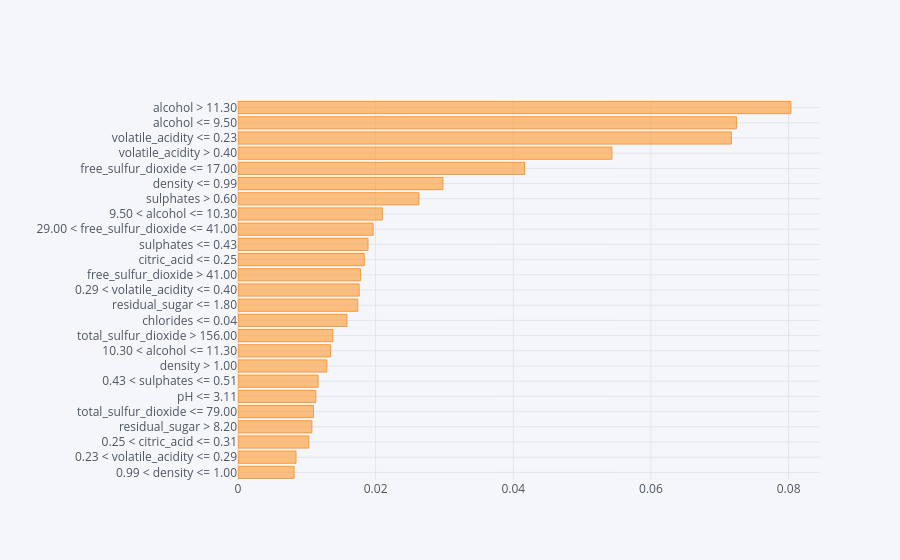
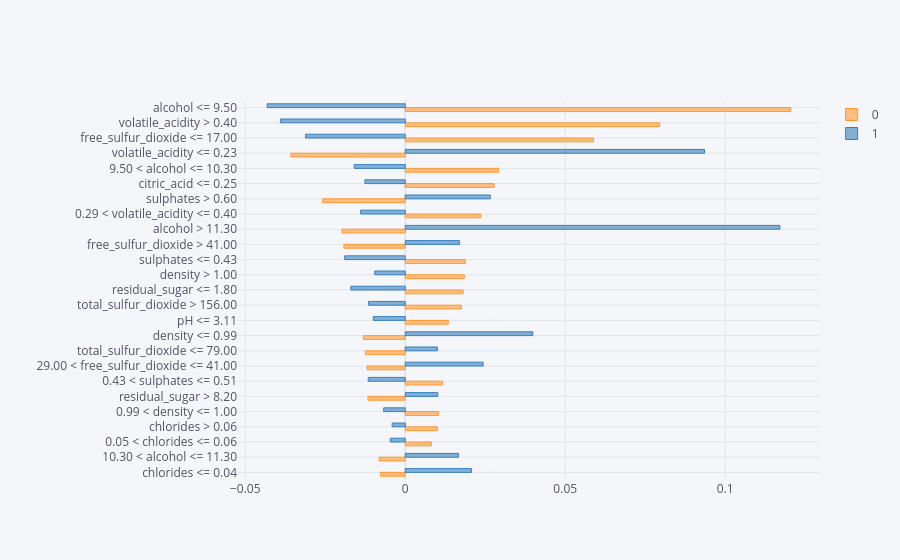

These figures' notebook cell, in order:
### Markdown cell above
There is another technique “submodular pick” to find a handful of explanations which try to explain most of the cases.

### Code cell
from lime import submodular_pick


sp_obj = submodular_pick.SubmodularPick(lime_explainer, X_train.values, lgb_opt.predict_proba, sample_size=500, num_features=10, num_exps_desired=5)
#Plot the 5 explanations
[exp.as_pyplot_figure(label=exp.available_labels()[0]) for exp in sp_obj.sp_explanations];
# Make it into a dataframe
W_pick=pd.DataFrame([dict(this.as_list(this.available_labels()[0])) for this in sp_obj.sp_explanations]).fillna(0)
 
W_pick['prediction'] = [this.available_labels()[0] for this in sp_obj.sp_explanations]
 
#Making a dataframe of all the explanations of sampled points
W=pd.DataFrame([dict(this.as_list(this.available_labels()[0])) for this in sp_obj.explanations]).fillna(0)
W['prediction'] = [this.available_labels()[0] for this in sp_obj.explanations]
 
#Plotting the aggregate importances
np.abs(W.drop("prediction", axis=1)).mean(axis=0).sort_values(ascending=False).head(
    25
).sort_values(ascending=True).iplot(kind="barh")
 
#Aggregate importances split by classes
grped_coeff = W.groupby("prediction").mean()
 
grped_coeff = grped_coeff.T
grped_coeff["abs"] = np.abs(grped_coeff.iloc[:, 0])
grped_coeff.sort_values("abs", inplace=True, ascending=False)
grped_coeff.head(25).sort_values("abs", ascending=True).drop("abs", axis=1).iplot(
    kind="barh", bargap=0.5
)

### Figure 1 — Plotly figure (JSON) as saved in the notebook; plotly's stock layout.template omitted (floating-point values rounded to 4 significant figures)
{"data": [{"marker": {"color": "rgba(255, 153, 51, 0.6)", "line": {"color": "rgba(255, 153, 51, 1.0)", "width": 1}}, "name": "None", "orientation": "h", "text": "", "type": "bar", "x": [0.008151, 0.008426, 0.01029, 0.01073, 0.01097, 0.01131, 0.01163, 0.01291, 0.01346, 0.01378, 0.01583, 0.01741, 0.0176, 0.01781, 0.01835, 0.01889, 0.01964, 0.02097, 0.02629, 0.02977, 0.04163, 0.05433, 0.07169, 0.07242, 0.08033], "y": ["0.99 < density <= 1.00", "0.23 < volatile_acidity <= 0.29", "0.25 < citric_acid <= 0.31", "residual_sugar > 8.20", "total_sulfur_dioxide <= 79.00", "pH <= 3.11", "0.43 < sulphates <= 0.51", "density > 1.00", "10.30 < alcohol <= 11.30", "total_sulfur_dioxide > 156.00", "chlorides <= 0.04", "residual_sugar <= 1.80", "0.29 < volatile_acidity <= 0.40", "free_sulfur_dioxide > 41.00", "citric_acid <= 0.25", "sulphates <= 0.43", "29.00 < free_sulfur_dioxide <= 41.00", "9.50 < alcohol <= 10.30", "sulphates > 0.60", "density <= 0.99", "free_sulfur_dioxide <= 17.00", "volatile_acidity > 0.40", "volatile_acidity <= 0.23", "alcohol <= 9.50", "alcohol > 11.30"]}], "layout": {"legend": {"bgcolor": "#F5F6F9", "font": {"color": "#4D5663"}}, "paper_bgcolor": "#F5F6F9", "plot_bgcolor": "#F5F6F9", "title": {"font": {"color": "#4D5663"}}, "xaxis": {"gridcolor": "#E1E5ED", "showgrid": true, "tickfont": {"color": "#4D5663"}, "title": {"font": {"color": "#4D5663"}, "text": ""}, "zerolinecolor": "#E1E5ED"}, "yaxis": {"gridcolor": "#E1E5ED", "showgrid": true, "tickfont": {"color": "#4D5663"}, "title": {"font": {"color": "#4D5663"}, "text": ""}, "zerolinecolor": "#E1E5ED"}}}

### Figure 2 — Plotly figure (JSON) as saved in the notebook; plotly's stock layout.template omitted (floating-point values rounded to 4 significant figures)
{"data": [{"marker": {"color": "rgba(255, 153, 51, 0.6)", "line": {"color": "rgba(255, 153, 51, 1.0)", "width": 1}}, "name": "0", "orientation": "h", "text": "", "type": "bar", "x": [-0.007759, -0.008163, 0.008173, 0.01008, 0.01046, -0.01166, 0.01173, -0.01189, -0.01246, -0.01311, 0.01346, 0.01755, 0.01809, 0.01847, 0.0188, -0.01917, -0.01983, 0.02361, -0.02581, 0.0278, 0.02922, -0.03573, 0.05887, 0.07951, 0.1205], "y": ["chlorides <= 0.04", "10.30 < alcohol <= 11.30", "0.05 < chlorides <= 0.06", "chlorides > 0.06", "0.99 < density <= 1.00", "residual_sugar > 8.20", "0.43 < sulphates <= 0.51", "29.00 < free_sulfur_dioxide <= 41.00", "total_sulfur_dioxide <= 79.00", "density <= 0.99", "pH <= 3.11", "total_sulfur_dioxide > 156.00", "residual_sugar <= 1.80", "density > 1.00", "sulphates <= 0.43", "free_sulfur_dioxide > 41.00", "alcohol > 11.30", "0.29 < volatile_acidity <= 0.40", "sulphates > 0.60", "citric_acid <= 0.25", "9.50 < alcohol <= 10.30", "volatile_acidity <= 0.23", "free_sulfur_dioxide <= 17.00", "volatile_acidity > 0.40", "alcohol <= 9.50"]}, {"marker": {"color": "rgba(55, 128, 191, 0.6)", "line": {"color": "rgba(55, 128, 191, 1.0)", "width": 1}}, "name": "1", "orientation": "h", "text": "", "type": "bar", "x": [0.02073, 0.01668, -0.004686, -0.0041, -0.006747, 0.01017, -0.01157, 0.02434, 0.01007, 0.03989, -0.01, -0.01148, -0.017, -0.009535, -0.01894, 0.01698, 0.1171, -0.01395, 0.02658, -0.0126, -0.01595, 0.09354, -0.03116, -0.03902, -0.04318], "y": ["chlorides <= 0.04", "10.30 < alcohol <= 11.30", "0.05 < chlorides <= 0.06", "chlorides > 0.06", "0.99 < density <= 1.00", "residual_sugar > 8.20", "0.43 < sulphates <= 0.51", "29.00 < free_sulfur_dioxide <= 41.00", "total_sulfur_dioxide <= 79.00", "density <= 0.99", "pH <= 3.11", "total_sulfur_dioxide > 156.00", "residual_sugar <= 1.80", "density > 1.00", "sulphates <= 0.43", "free_sulfur_dioxide > 41.00", "alcohol > 11.30", "0.29 < volatile_acidity <= 0.40", "sulphates > 0.60", "citric_acid <= 0.25", "9.50 < alcohol <= 10.30", "volatile_acidity <= 0.23", "free_sulfur_dioxide <= 17.00", "volatile_acidity > 0.40", "alcohol <= 9.50"]}], "layout": {"bargap": 0.5, "legend": {"bgcolor": "#F5F6F9", "font": {"color": "#4D5663"}}, "paper_bgcolor": "#F5F6F9", "plot_bgcolor": "#F5F6F9", "title": {"font": {"color": "#4D5663"}}, "xaxis": {"gridcolor": "#E1E5ED", "showgrid": true, "tickfont": {"color": "#4D5663"}, "title": {"font": {"color": "#4D5663"}, "text": ""}, "zerolinecolor": "#E1E5ED"}, "yaxis": {"gridcolor": "#E1E5ED", "showgrid": true, "tickfont": {"color": "#4D5663"}, "title": {"font": {"color": "#4D5663"}, "text": ""}, "zerolinecolor": "#E1E5ED"}}}
